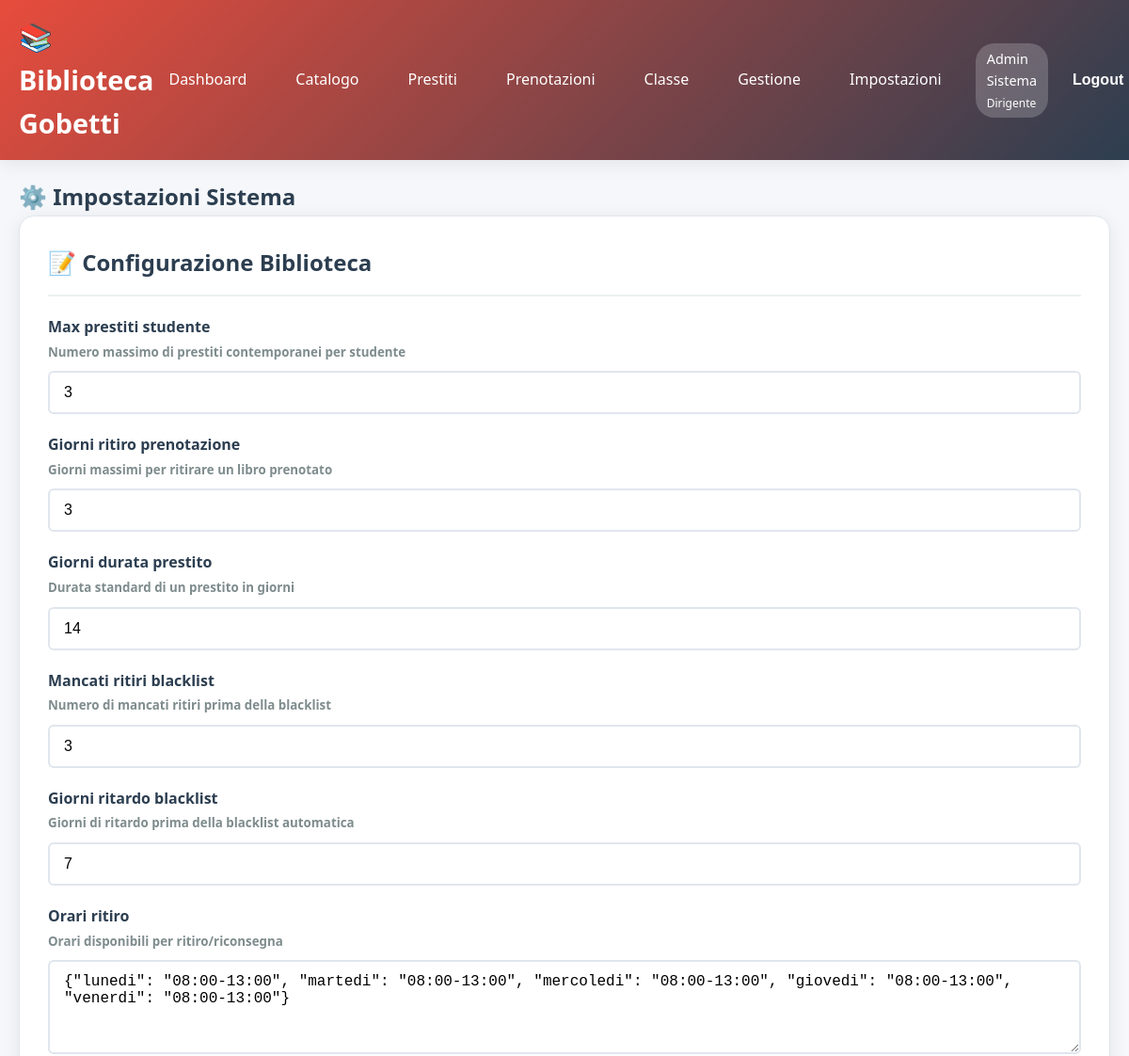
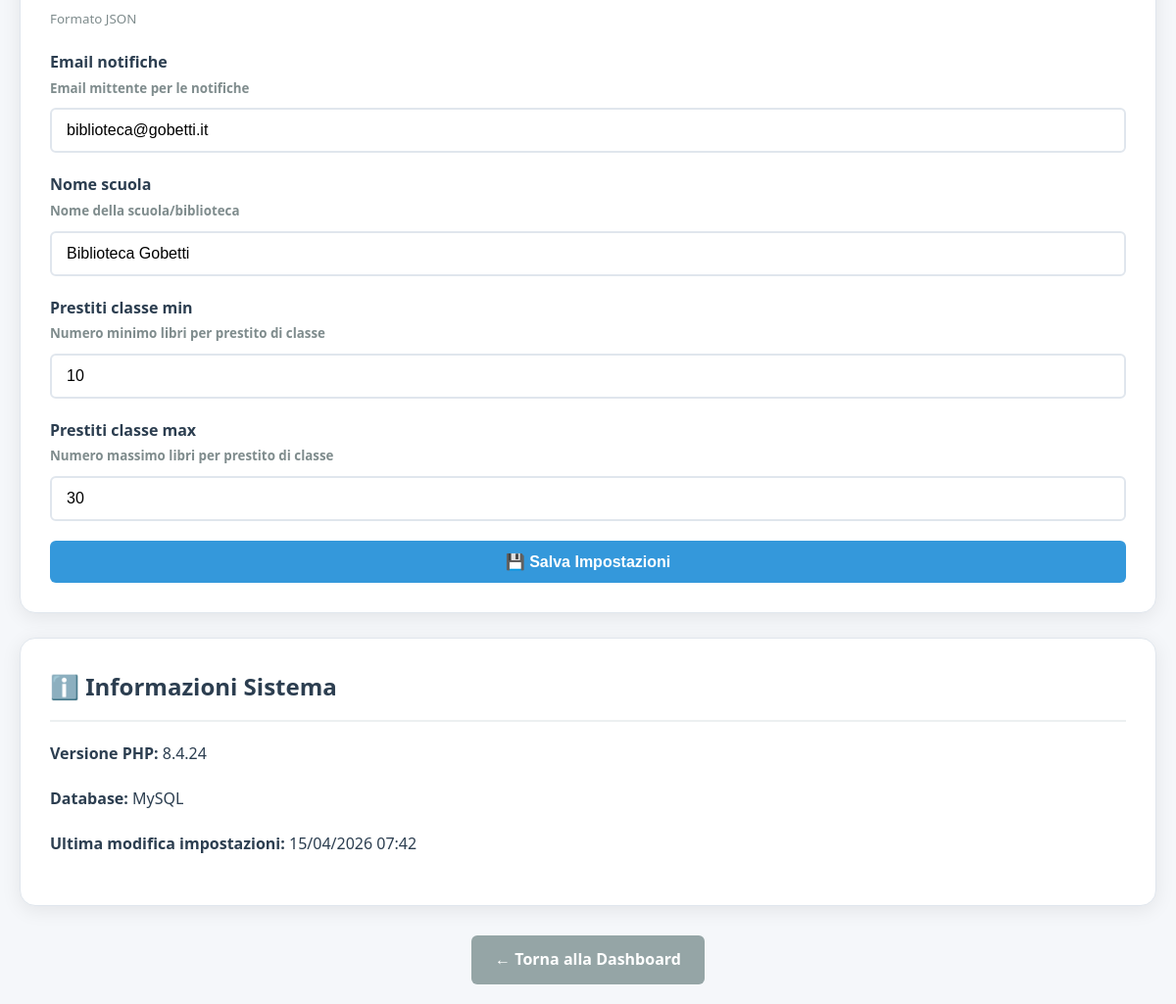
The page /admin/impostazioni.php (signed in) on the database its author committed (2 pictures, top to bottom).
### tables this page shows
CREATE TABLE IF NOT EXISTS utenti (
    id INT AUTO_INCREMENT PRIMARY KEY,
    username VARCHAR(50) UNIQUE NOT NULL,
    password VARCHAR(255) NOT NULL,
    nome VARCHAR(100) NOT NULL,
    cognome VARCHAR(100) NOT NULL,
    email VARCHAR(150) UNIQUE NOT NULL,
    livello INT NOT NULL DEFAULT 100,
    classe_id INT NULL,
    in_blacklist BOOLEAN DEFAULT FALSE,
    motivo_blacklist TEXT NULL,
    data_inizio_blacklist DATETIME NULL,
    data_creazione TIMESTAMP DEFAULT CURRENT_TIMESTAMP,
    ultimo_accesso TIMESTAMP NULL,
    attivo BOOLEAN DEFAULT TRUE,
    INDEX idx_livello (livello),
    INDEX idx_blacklist (in_blacklist),
    INDEX idx_classe (classe_id)
);

CREATE TABLE IF NOT EXISTS impostazioni (
    id INT AUTO_INCREMENT PRIMARY KEY,
    chiave VARCHAR(100) UNIQUE NOT NULL,
    valore TEXT NOT NULL,
    descrizione TEXT NULL,
    tipo ENUM('int', 'string', 'boolean', 'json', 'time') DEFAULT 'string',
    ultima_modifica TIMESTAMP DEFAULT CURRENT_TIMESTAMP ON UPDATE CURRENT_TIMESTAMP,
    modificato_da INT NULL,
    FOREIGN KEY (modificato_da) REFERENCES utenti(id) ON DELETE SET NULL
);

### includes/functions.php (called while the page is built, shortened)
<?php
function isLogged() {
    return isset($_SESSION['user_id']) && isset($_SESSION['livello']);
}
function hasMinLevel($livello_minimo) {
    return $_SESSION['livello'] >= $livello_minimo;
}
function getCurrentUser() {
    $db = getDB();
    $stmt = $db->prepare("SELECT * FROM utenti WHERE id = ?");
    $stmt->execute([$_SESSION['user_id']]);
    return $stmt->fetch();
}
function formatData($data, $includi_ora = false) {
    $timestamp = strtotime($data);
    if ($includi_ora) {
        return date('d/m/Y H:i', $timestamp);
    }
    return date('d/m/Y', $timestamp);
}
function e($string) {
    return htmlspecialchars($string, ENT_QUOTES, 'UTF-8');
}
?>

### admin/impostazioni.php (the view, shortened to what this page needs)
<?php
require_once '../includes/functions.php';
$db = getDB();
$impostazioni = $db->query("SELECT * FROM impostazioni ORDER BY id")->fetchAll();
?>
<!DOCTYPE html>
<html lang="it">
<head>
    <link rel="stylesheet" href="../assets/css/style.css">
</head>
<body data-livello="<?php echo $_SESSION['livello']; ?>">
    <?php include '../includes/header.php'; ?>
    <div class="container">
        <h2>⚙️ Impostazioni Sistema</h2>
        <div class="card">
            <div class="card-header">
                <h3 class="card-title">📝 Configurazione Biblioteca</h3>
            </div>
            <form method="POST">
                <?php foreach ($impostazioni as $impostazione): ?>
                    <div class="form-group">
                        <label class="form-label">
                            <strong><?php echo e(ucfirst(str_replace('_', ' ', $impostazione['chiave']))); ?></strong>
                            <?php if ($impostazione['descrizione']): ?>
                                <br><small style="color: #7f8c8d;"><?php echo e($impostazione['descrizione']); ?></small>
                            <?php endif; ?>
                        </label>
                        <?php if ($impostazione['tipo'] === 'boolean'): ?>
                            <select name="<?php echo e($impostazione['chiave']); ?>" class="form-control">
                                <option value="1" <?php echo $impostazione['valore'] == '1' ? 'selected' : ''; ?>>Sì</option>
                                <option value="0" <?php echo $impostazione['valore'] == '0' ? 'selected' : ''; ?>>No</option>
                            </select>
                        <?php elseif ($impostazione['tipo'] === 'int'): ?>
                            <input
                                type="number"
                                name="<?php echo e($impostazione['chiave']); ?>"
                                class="form-control"
                                value="<?php echo e($impostazione['valore']); ?>"
                                min="0"
                            >
                        <?php elseif ($impostazione['tipo'] === 'json'): ?>
                            <textarea
                                name="<?php echo e($impostazione['chiave']); ?>"
                                class="form-control"
                                rows="4"
                            ><?php echo e($impostazione['valore']); ?></textarea>
                            <small style="color: #7f8c8d;">Formato JSON</small>
                        <?php else: ?>
                            <input
                                type="text"
                                name="<?php echo e($impostazione['chiave']); ?>"
                                class="form-control"
                                value="<?php echo e($impostazione['valore']); ?>"
                            >
                        <?php endif; ?>
                    </div>
                <?php endforeach; ?>
                <button type="submit" name="salva" class="btn btn-primary btn-block">
                    💾 Salva Impostazioni
                </button>
            </form>
        </div>
        <div class="card">
            <div class="card-header">
                <h3 class="card-title">ℹ️ Informazioni Sistema</h3>
            </div>
            <div class="form-group">
                <strong>Versione PHP:</strong> <?php echo PHP_VERSION; ?>
            </div>
            <div class="form-group">
                <strong>Database:</strong> MySQL
            </div>
            <div class="form-group">
                <strong>Ultima modifica impostazioni:</strong>
                <?php
                $ultima = $db->query("SELECT MAX(ultima_modifica) as data FROM impostazioni")->fetch();
                echo formatData($ultima['data'], true);
                ?>
            </div>
        </div>
        <div style="margin-top: 30px; text-align: center;">
            <a href="../user/dashboard.php" class="btn btn-secondary">← Torna alla Dashboard</a>
        </div>
    </div>
</body>
</html>

### includes/header.php (shortened to what this page needs)
<?php
$user = getCurrentUser();
$livelli_nomi = [
    100 => 'Studente',
    300 => 'Docente',
    320 => 'Bibliotecario',
    400 => 'Tecnico',
    500 => 'Collaboratore',
    600 => 'Amministrativo',
    900 => 'Dirigente'
];
$ruolo = $livelli_nomi[$user['livello']] ?? 'Utente';
?>
<header class="header">
    <div class="header-content">
        <h1>📚 Biblioteca Gobetti</h1>
        <nav class="header-nav">
            <a href="/biblioteca_gobetti/user/dashboard.php">Dashboard</a>
            <a href="/biblioteca_gobetti/user/catalogo.php">Catalogo</a>
            <a href="/biblioteca_gobetti/user/prestiti.php">Prestiti</a>
            <a href="/biblioteca_gobetti/user/prenotazioni.php">Prenotazioni</a>
            <?php if (hasMinLevel(LIVELLO_DOCENTE)): ?>
                <a href="/biblioteca_gobetti/user/prenotazioni_classe.php">Classe</a>
            <?php endif; ?>
            <?php if (hasMinLevel(LIVELLO_BIBLIOTECARIO)): ?>
                <a href="/biblioteca_gobetti/admin/gestione_prestiti.php">Gestione</a>
            <?php endif; ?>
            <?php if (hasMinLevel(LIVELLO_AMMINISTRATIVO)): ?>
                <a href="/biblioteca_gobetti/admin/impostazioni.php">Impostazioni</a>
            <?php endif; ?>
            <div class="user-info">
                <span class="user-badge">
                    <?php echo e($user['nome'] . ' ' . $user['cognome']); ?>
                    <br>
                    <small><?php echo $ruolo; ?></small>
                </span>
                <form method="POST" action="/biblioteca_gobetti/user/logout.php" style="display: inline;">
                    <button type="submit" class="btn btn-secondary btn-sm">Logout</button>
                </form>
            </div>
        </nav>
    </div>
</header>

### assets/css/style.css (style rules this page uses)
:root { --primary-color: #2c3e50; --secondary-color: #3498db; --success-color: #27ae60; --danger-color: #e74c3c; --warning-color: #f39c12; --light-bg: #ecf0f1; --dark-text: #2c3e50; --border-color: #e0e6ed; --shadow: 0 4px 20px rgba(0,0,0,0.08); --shadow-hover: 0 8px 30px rgba(0,0,0,0.15); --color-studente: #3498db; --color-docente: #9b59b6; --color-bibliotecario: #e67e22; --color-admin: #e74c3c; --color-dirigente: #c0392b; }
body[data-livello="320"], body[data-livello="600"], body[data-livello="900"] { --user-color: var(--color-admin); }
* { margin: 0; padding: 0; box-sizing: border-box; }
body { font-family: 'Segoe UI', Tahoma, Geneva, Verdana, sans-serif; background-color: #f5f7fa; color: var(--dark-text); line-height: 1.6; }
.container { max-width: 1400px; margin: 0 auto; padding: 20px; }
.header { background: linear-gradient(135deg, var(--user-color, var(--primary-color)) 0%, #2c3e50 100%); color: white; padding: 1rem 0; box-shadow: var(--shadow); position: sticky; top: 0; z-index: 1000; }
.header-content { max-width: 1400px; margin: 0 auto; padding: 0 20px; display: flex; justify-content: space-between; align-items: center; }
.header h1 { font-size: 1.8rem; font-weight: 600; }
.header-nav { display: flex; gap: 20px; align-items: center; }
.header-nav a, .header-nav button { color: white; text-decoration: none; padding: 8px 16px; border-radius: 6px; transition: background-color 0.3s; background: none; border: none; cursor: pointer; font-size: 1rem; }
.user-info { display: flex; align-items: center; gap: 10px; }
.user-badge { background-color: rgba(255, 255, 255, 0.2); padding: 5px 12px; border-radius: 20px; font-size: 0.9rem; }
.card { background: white; border-radius: 16px; padding: 30px; margin-bottom: 25px; box-shadow: var(--shadow); transition: transform 0.3s ease, box-shadow 0.3s ease; border: 1px solid var(--border-color); }
.card-header { border-bottom: 2px solid var(--light-bg); padding-bottom: 15px; margin-bottom: 20px; }
.card-title { font-size: 1.5rem; color: var(--primary-color); font-weight: 600; }
.form-group { margin-bottom: 20px; }
.form-label { display: block; margin-bottom: 8px; font-weight: 600; color: var(--dark-text); }
.form-control { width: 100%; padding: 12px 15px; border: 2px solid var(--border-color); border-radius: 6px; font-size: 1rem; transition: border-color 0.3s; }
textarea.form-control { resize: vertical; min-height: 100px; }
.btn { display: inline-block; padding: 12px 24px; border: none; border-radius: 6px; font-size: 1rem; font-weight: 600; cursor: pointer; transition: all 0.3s; text-decoration: none; text-align: center; }
.btn-primary { background-color: var(--secondary-color); color: white; }
.btn-secondary { background-color: #95a5a6; color: white; }
.btn-sm { padding: 8px 16px; font-size: 0.9rem; }
.btn-block { width: 100%; display: block; }

### rows shown on the page
utenti: nome+cognome "Admin Sistema", livello "Dirigente"
impostazioni: chiave "Max prestiti studente", descrizione "Numero massimo di prestiti contemporanei per studente", max_prestiti_studente "3"
impostazioni: chiave "Giorni ritiro prenotazione", descrizione "Giorni massimi per ritirare un libro prenotato", giorni_ritiro_prenotazione "3"
impostazioni: chiave "Giorni durata prestito", descrizione "Durata standard di un prestito in giorni", giorni_durata_prestito "14"
impostazioni: chiave "Mancati ritiri blacklist", descrizione "Numero di mancati ritiri prima della blacklist", mancati_ritiri_blacklist "3"
impostazioni: chiave "Giorni ritardo blacklist", descrizione "Giorni di ritardo prima della blacklist automatica", giorni_ritardo_blacklist "7"
impostazioni: chiave "Orari ritiro", descrizione "Orari disponibili per ritiro/riconsegna", chiave+valore "{\"lunedi\": \"08:00-13:00\", \"martedi\": \"08:00-13:00\", \"mercoledi\": \"08:00-13:00\", \"giovedi\": \"08:00-13:00\", \"venerdi\": \"08:00-13:00\"}"
impostazioni: chiave "Email notifiche", descrizione "Email mittente per le notifiche", valore "biblioteca@gobetti.it"
impostazioni: chiave "Nome scuola", descrizione "Nome della scuola/biblioteca", valore "Biblioteca Gobetti"
impostazioni: chiave "Prestiti classe min", descrizione "Numero minimo libri per prestito di classe", valore "10"
impostazioni: chiave "Prestiti classe max", descrizione "Numero massimo libri per prestito di classe", valore "30"

### other values the page prints
PHP_VERSION "8.4.24"
formatData($ultima['data'], true) "15/04/2026 07:42"
